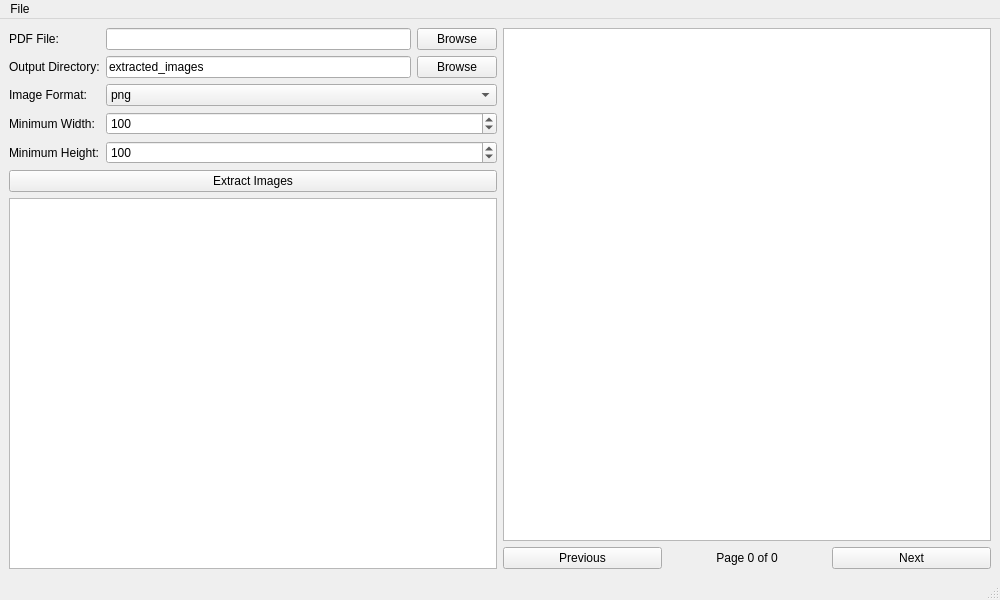
<?xml version='1.0' encoding='utf-8'?>
<ui version="4.0">
 <class>MainWindow</class>
 <widget class="QMainWindow" name="MainWindow">
  <property name="geometry">
   <rect>
    <x>0</x>
    <y>0</y>
    <width>1000</width>
    <height>600</height>
   </rect>
  </property>
  <property name="windowTitle">
   <string>PDF Image Extractor</string>
  </property>
  <widget class="QWidget" name="centralwidget">
   <layout class="QHBoxLayout" name="horizontalLayout_3">
    <item>
     <layout class="QVBoxLayout" name="leftLayout">
      <item>
       <layout class="QFormLayout" name="formLayout">
        <item row="0" column="0">
         <widget class="QLabel" name="label">
          <property name="text">
           <string>PDF File:</string>
          </property>
          <property name="rfuLocale_setText" stdset="0">
           <string notr="true">Legacy.s50bdef408e67ca83</string>
          </property>
         </widget>
        </item>
        <item row="0" column="1">
         <layout class="QHBoxLayout" name="horizontalLayout">
          <item>
           <widget class="QLineEdit" name="pdfFileEdit" />
          </item>
          <item>
           <widget class="QPushButton" name="browseButton">
            <property name="text">
             <string>Browse</string>
            </property>
            <property name="rfuLocale_setText" stdset="0">
             <string notr="true">Legacy.s3227aa9666253f7a</string>
            </property>
           </widget>
          </item>
         </layout>
        </item>
        <item row="1" column="0">
         <widget class="QLabel" name="label_2">
          <property name="text">
           <string>Output Directory:</string>
          </property>
          <property name="rfuLocale_setText" stdset="0">
           <string notr="true">Legacy.sf14245e1dd8c28ac</string>
          </property>
         </widget>
        </item>
        <item row="1" column="1">
         <layout class="QHBoxLayout" name="horizontalLayout_2">
          <item>
           <widget class="QLineEdit" name="outputDirEdit">
            <property name="text">
             <string>extracted_images</string>
            </property>
           </widget>
          </item>
          <item>
           <widget class="QPushButton" name="browseOutputButton">
            <property name="text">
             <string>Browse</string>
            </property>
            <property name="rfuLocale_setText" stdset="0">
             <string notr="true">Legacy.s3227aa9666253f7a</string>
            </property>
           </widget>
          </item>
         </layout>
        </item>
        <item row="2" column="0">
         <widget class="QLabel" name="label_3">
          <property name="text">
           <string>Image Format:</string>
          </property>
          <property name="rfuLocale_setText" stdset="0">
           <string notr="true">Legacy.sf61915c42e108c8a</string>
          </property>
         </widget>
        </item>
        <item row="2" column="1">
         <widget class="QComboBox" name="formatComboBox">
          <item>
           <property name="text">
            <string>png</string>
           </property>
          </item>
          <item>
           <property name="text">
            <string>jpg</string>
           </property>
          </item>
          <item>
           <property name="text">
            <string>bmp</string>
           </property>
          </item>
         </widget>
        </item>
        <item row="3" column="0">
         <widget class="QLabel" name="label_4">
          <property name="text">
           <string>Minimum Width:</string>
          </property>
          <property name="rfuLocale_setText" stdset="0">
           <string notr="true">Legacy.sb15ef6bb831f2e3c</string>
          </property>
         </widget>
        </item>
        <item row="3" column="1">
         <widget class="QSpinBox" name="widthSpinBox">
          <property name="minimum">
           <number>1</number>
          </property>
          <property name="maximum">
           <number>9999</number>
          </property>
          <property name="value">
           <number>100</number>
          </property>
         </widget>
        </item>
        <item row="4" column="0">
         <widget class="QLabel" name="label_5">
          <property name="text">
           <string>Minimum Height:</string>
          </property>
          <property name="rfuLocale_setText" stdset="0">
           <string notr="true">Legacy.scb79d4e2e6e40880</string>
          </property>
         </widget>
        </item>
        <item row="4" column="1">
         <widget class="QSpinBox" name="heightSpinBox">
          <property name="minimum">
           <number>1</number>
          </property>
          <property name="maximum">
           <number>9999</number>
          </property>
          <property name="value">
           <number>100</number>
          </property>
         </widget>
        </item>
       </layout>
      </item>
      <item>
       <widget class="QPushButton" name="extractButton">
        <property name="text">
         <string>Extract Images</string>
        </property>
        <property name="rfuLocale_setText" stdset="0">
         <string notr="true">Legacy.s6a8eaf282cf29e30</string>
        </property>
       </widget>
      </item>
      <item>
       <widget class="QTextEdit" name="logOutput">
        <property name="readOnly">
         <bool>true</bool>
        </property>
       </widget>
      </item>
     </layout>
    </item>
    <item>
     <layout class="QVBoxLayout" name="rightLayout">
      <item>
       <widget class="QGraphicsView" name="previewView">
        <property name="sizePolicy">
         <sizepolicy hsizetype="Expanding" vsizetype="Expanding">
          <horstretch>1</horstretch>
          <verstretch>0</verstretch>
         </sizepolicy>
        </property>
       </widget>
      </item>
      <item>
       <layout class="QHBoxLayout" name="navigationLayout">
        <item>
         <widget class="QPushButton" name="prevButton">
          <property name="text">
           <string>Previous</string>
          </property>
          <property name="rfuLocale_setText" stdset="0">
           <string notr="true">Legacy.sa57b08a480b822a0</string>
          </property>
         </widget>
        </item>
        <item>
         <widget class="QLabel" name="pageLabel">
          <property name="text">
           <string>Page 0 of 0</string>
          </property>
          <property name="alignment">
           <set>Qt::AlignCenter</set>
          </property>
          <property name="rfuLocale_setText" stdset="0">
           <string notr="true">Legacy.s3471f557170a112d</string>
          </property>
         </widget>
        </item>
        <item>
         <widget class="QPushButton" name="nextButton">
          <property name="text">
           <string>Next</string>
          </property>
          <property name="rfuLocale_setText" stdset="0">
           <string notr="true">Legacy.s1ff57a29d7c9d11b</string>
          </property>
         </widget>
        </item>
       </layout>
      </item>
     </layout>
    </item>
   </layout>
  </widget>
  <widget class="QMenuBar" name="menubar">
   <property name="geometry">
    <rect>
     <x>0</x>
     <y>0</y>
     <width>1000</width>
     <height>27</height>
    </rect>
   </property>
   <widget class="QMenu" name="menuFile">
    <property name="title">
     <string>File</string>
    </property>
    <addaction name="actionExit" />
    <property name="rfuLocale_setTitle" stdset="0">
     <string notr="true">Legacy.s50009ce1da4d15e1</string>
    </property>
   </widget>
   <addaction name="menuFile" />
  </widget>
  <widget class="QStatusBar" name="statusbar" />
  <action name="actionExit">
   <property name="text">
    <string>Exit</string>
   </property>
   <property name="shortcut">
    <string>Ctrl+Q</string>
   </property>
   <property name="rfuLocale_setText" stdset="0">
    <string notr="true">Legacy.sd17d84a604994b72</string>
   </property>
  </action>
  <property name="rfuLocale_setWindowTitle" stdset="0">
   <string notr="true">Legacy.s5cf70f9501085913</string>
  </property>
 </widget>
 <resources />
 <connections>
  <connection>
   <sender>actionExit</sender>
   <signal>triggered()</signal>
   <receiver>MainWindow</receiver>
   <slot>close()</slot>
   <hints>
    <hint type="sourcelabel">
     <x>-1</x>
     <y>-1</y>
    </hint>
    <hint type="destinationlabel">
     <x>399</x>
     <y>299</y>
    </hint>
   </hints>
  </connection>
 </connections>
</ui>
